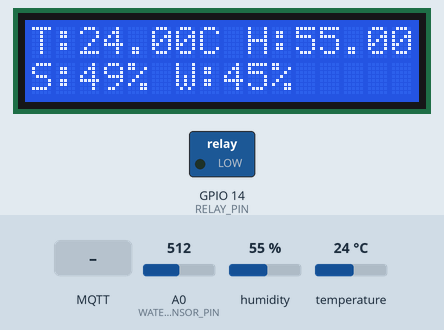
Recording of a sketch running on a simulated ESP8266 (NodeMCU). Shown: 16×2 character LCD, switched loads named in the sketch (green lamp = pin HIGH). Inputs (shaded band) come from the test bench; at power-on: A0 (WATER_SENSOR_PIN) = 512, humidity 55 %, temperature 24 °C. WiFi joins after 1.5 s; servers stay silent unless stated; no MQTT or app messages arrive unless stated; what the sketch prints to the serial monitor is not drawn.

Above: at 10.6 s.
10.7 s: MQTT message "ON" arrives on the first subscribed topic
At 11.1 s:
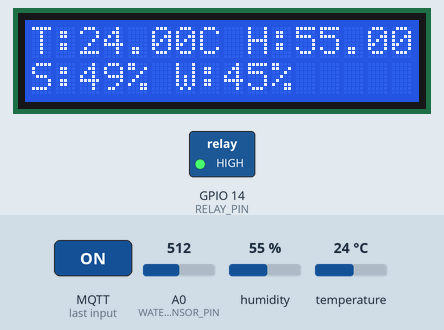
12.2 s: A0 (WATER_SENSOR_PIN) set to 716
At 20.8 s:
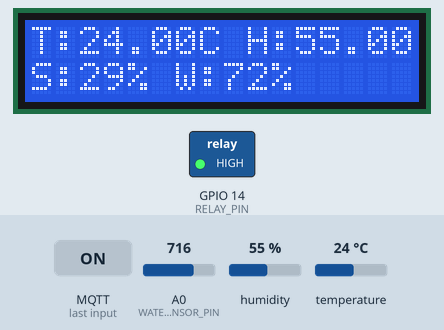
21.5 s: humidity set to 22 %
At 30.9 s:
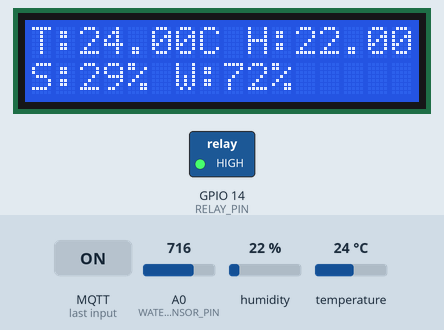
31.5 s: temperature set to 12 °C
At 40.9 s:
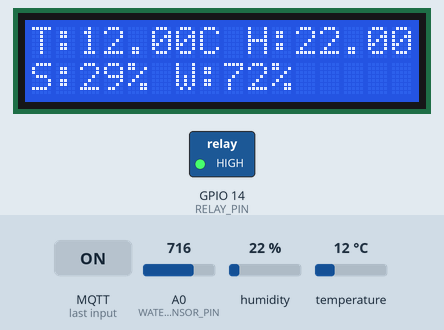
41.5 s: A0 (WATER_SENSOR_PIN) set to 900
At 51.0 s:
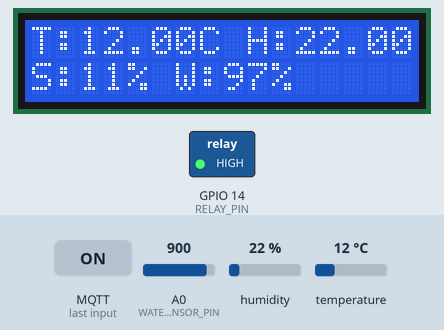
51.5 s: MQTT message "OFF" arrives on the first subscribed topic
At 52.9 s:
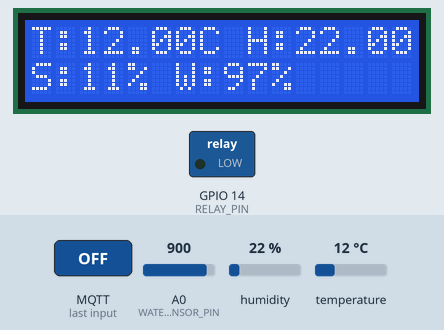
Timing chart, 0 to 54.0 s (numbered marks = the images above; inputs shaded):
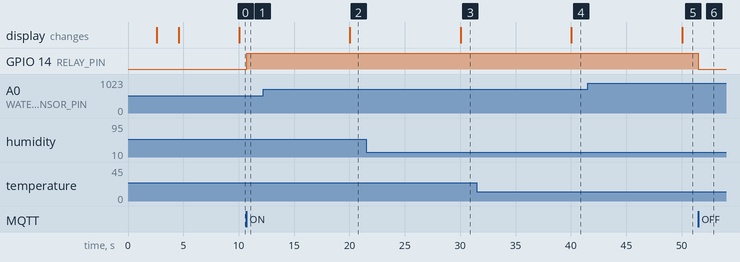

Measured:
- after the input at 10.7 s, GPIO 14 (RELAY_PIN): LOW → HIGH at once
- after the input at 12.2 s, the display: changes after 7.8 s (image 2)
- after the input at 21.5 s, the display: changes after 8.5 s (image 3)
- after the input at 31.5 s, the display: changes after 8.5 s (image 4)
- after the input at 41.5 s, the display: changes after 8.5 s (image 5)
- after the input at 51.5 s, GPIO 14 (RELAY_PIN): HIGH → LOW at once

The sketch:

irrigation_system.ino
```cpp
#include <ESP8266WiFi.h>
#include <PubSubClient.h>
#include "DHT.h"
#include <Wire.h>
#include <LiquidCrystal_I2C.h>

LiquidCrystal_I2C lcd(0x27, 16, 2);  // Keep this

#define WATER_SENSOR_PIN A0
#define RELAY_PIN 14  // D5 (GPIO14)
#define SOIL_PIN A0  // Analog pin for soil moisture
#define DHTPIN 4         // D2 = GPIO4
#define DHTTYPE DHT22
DHT dht(DHTPIN, DHTTYPE);


const char* ssid = "*****";
const char* password = "****";

const char* mqtt_server = "broker.hivemq.com";
const char* MQTT_username = NULL;
const char* MQTT_password = NULL;

WiFiClient espClient;
PubSubClient client(espClient);
unsigned long previousMillis = 0;

void setup_wifi() {
  delay(10);
  Serial.begin(115200);
  WiFi.begin(ssid, password);
  Serial.print("Connecting to WiFi");
  while (WiFi.status() != WL_CONNECTED) {
    delay(500);
    Serial.print(".");
  }
  Serial.println("\nWiFi connected!");
  Serial.print("ESP IP: ");
  Serial.println(WiFi.localIP());
}

void reconnect() {
  while (!client.connected()) {
    Serial.print("Connecting to MQTT...");
   if (client.connect("NodeMCUClient", MQTT_username, MQTT_password)) {
      Serial.println("connected");
      client.subscribe("iotfrontier/pump");  // ✅ Subscribe to pump topic
    } else {
      Serial.print("failed, rc=");
      Serial.print(client.state());
      Serial.println(" → retrying in 5 sec");
      delay(5000);
    }
  }
}


void setup() {
  pinMode(RELAY_PIN, OUTPUT);
  digitalWrite(RELAY_PIN, LOW); // Start with pump OFF
  dht.begin();
  delay(1000); // ✅ let DHT22 warm up
  setup_wifi();
  client.setServer(mqtt_server, 1883);
  client.setCallback(callback);  // Add this to handle incoming commands
  Wire.begin(0, 5); // GPIO0 = D3 (SDA), GPIO5 = D1 (SCL)
lcd.begin(16, 2);  // 16 columns, 2 rows
lcd.backlight();
lcd.backlight();  // Turn on LCD backlight
lcd.setCursor(0, 0);
lcd.print("Smart Farm Ready");
delay(2000);
lcd.clear();

}
void callback(char* topic, byte* payload, unsigned int length) {
  String message;
  for (unsigned int i = 0; i < length; i++) {
    message += (char)payload[i];
  }

  Serial.print("Message arrived [");
  Serial.print(topic);
  Serial.print("]: ");
  Serial.println(message);

  if (String(topic) == "iotfrontier/pump") {
    if (message == "ON") {
      digitalWrite(RELAY_PIN, HIGH);
      Serial.println("Pump ON");
    } else if (message == "OFF") {
      digitalWrite(RELAY_PIN, LOW);
      Serial.println("Pump OFF");
    }
  }
}

void loop() {
  if (!client.connected()) reconnect();
  client.loop();

  unsigned long currentMillis = millis();
  if (currentMillis - previousMillis > 10000) {
    previousMillis = currentMillis;

    float humidity = dht.readHumidity();
    float temperatureC = dht.readTemperature();

    int soilRaw = analogRead(SOIL_PIN);
    int soilPercent = map(soilRaw, 1023, 0, 0, 100);  // dry to wet

    int waterRaw = analogRead(WATER_SENSOR_PIN);
    int waterPercent = map(waterRaw, 180, 920, 0, 100); // Calibrated

    // 🧠 OPTIONAL: Reverse the map if your sensor gives 1023 = empty
    // int waterPercent = map(waterRaw, 1023, 0, 0, 100);

    if (!isnan(humidity) && !isnan(temperatureC)) {
      client.publish("iotfrontier/temperature", String(temperatureC).c_str());
      client.publish("iotfrontier/humidity", String(humidity).c_str());
    }

    client.publish("iotfrontier/soil", String(soilPercent).c_str());
    client.publish("iotfrontier/waterlevel", String(waterPercent).c_str());

    // Debug
    Serial.print("Water Raw: ");
    Serial.print(waterRaw);
    Serial.print(" → ");
    Serial.print("Water Level: ");
    Serial.print(waterPercent);
    Serial.println(" %");

    lcd.clear();
lcd.setCursor(0, 0);
lcd.print("T:");
lcd.print(temperatureC);
lcd.print("C H:");
lcd.print(humidity);
lcd.print("%");

lcd.setCursor(0, 1);
lcd.print("S:");
lcd.print(soilPercent);
lcd.print("% W:");
lcd.print(waterPercent);
lcd.print("%");

  }
}
```
